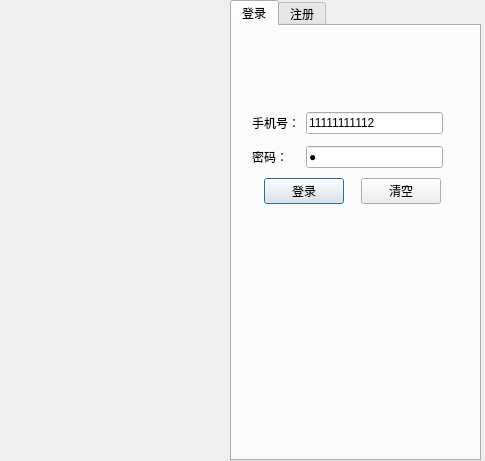
<?xml version="1.0" encoding="UTF-8"?>
<ui version="4.0">
 <class>LoginDia</class>
 <widget class="QDialog" name="LoginDia">
  <property name="geometry">
   <rect>
    <x>0</x>
    <y>0</y>
    <width>485</width>
    <height>461</height>
   </rect>
  </property>
  <property name="windowTitle">
   <string>LoginDia</string>
  </property>
  <widget class="QTabWidget" name="tabWidget">
   <property name="geometry">
    <rect>
     <x>230</x>
     <y>0</y>
     <width>251</width>
     <height>461</height>
    </rect>
   </property>
   <property name="currentIndex">
    <number>0</number>
   </property>
   <widget class="QWidget" name="tab_login">
    <attribute name="title">
     <string>登录</string>
    </attribute>
    <widget class="QWidget" name="layoutWidget">
     <property name="geometry">
      <rect>
       <x>20</x>
       <y>80</y>
       <width>191</width>
       <height>70</height>
      </rect>
     </property>
     <layout class="QGridLayout" name="gridLayout">
      <item row="0" column="0">
       <widget class="QLabel" name="l_tel">
        <property name="text">
         <string>手机号：</string>
        </property>
       </widget>
      </item>
      <item row="1" column="0">
       <widget class="QLabel" name="l_pass">
        <property name="text">
         <string>密码：</string>
        </property>
       </widget>
      </item>
      <item row="1" column="1">
       <widget class="QLineEdit" name="le_pass">
        <property name="text">
         <string>1</string>
        </property>
        <property name="echoMode">
         <enum>QLineEdit::Password</enum>
        </property>
       </widget>
      </item>
      <item row="0" column="1">
       <widget class="QLineEdit" name="le_tel">
        <property name="text">
         <string>11111111112</string>
        </property>
       </widget>
      </item>
     </layout>
    </widget>
    <widget class="QWidget" name="layoutWidget_2">
     <property name="geometry">
      <rect>
       <x>20</x>
       <y>150</y>
       <width>201</width>
       <height>31</height>
      </rect>
     </property>
     <layout class="QHBoxLayout" name="horizontalLayout">
      <item>
       <spacer name="horizontalSpacer_2">
        <property name="orientation">
         <enum>Qt::Horizontal</enum>
        </property>
        <property name="sizeHint" stdset="0">
         <size>
          <width>40</width>
          <height>20</height>
         </size>
        </property>
       </spacer>
      </item>
      <item>
       <widget class="QPushButton" name="pb_login">
        <property name="text">
         <string>登录</string>
        </property>
       </widget>
      </item>
      <item>
       <spacer name="horizontalSpacer">
        <property name="orientation">
         <enum>Qt::Horizontal</enum>
        </property>
        <property name="sizeHint" stdset="0">
         <size>
          <width>40</width>
          <height>20</height>
         </size>
        </property>
       </spacer>
      </item>
      <item>
       <widget class="QPushButton" name="pb_clear">
        <property name="text">
         <string>清空</string>
        </property>
       </widget>
      </item>
      <item>
       <spacer name="horizontalSpacer_3">
        <property name="orientation">
         <enum>Qt::Horizontal</enum>
        </property>
        <property name="sizeHint" stdset="0">
         <size>
          <width>40</width>
          <height>20</height>
         </size>
        </property>
       </spacer>
      </item>
     </layout>
    </widget>
   </widget>
   <widget class="QWidget" name="tab_register">
    <attribute name="title">
     <string>注册</string>
    </attribute>
    <widget class="QWidget" name="layoutWidget_3">
     <property name="geometry">
      <rect>
       <x>10</x>
       <y>70</y>
       <width>231</width>
       <height>121</height>
      </rect>
     </property>
     <layout class="QGridLayout" name="gridLayout_2">
      <item row="0" column="0">
       <widget class="QLabel" name="l_name">
        <property name="text">
         <string>昵称</string>
        </property>
       </widget>
      </item>
      <item row="0" column="1">
       <widget class="QLineEdit" name="le_name">
        <property name="text">
         <string/>
        </property>
       </widget>
      </item>
      <item row="1" column="0">
       <widget class="QLabel" name="l_register_tel">
        <property name="text">
         <string>手机号</string>
        </property>
       </widget>
      </item>
      <item row="1" column="1">
       <widget class="QLineEdit" name="le_register_tel"/>
      </item>
      <item row="2" column="0">
       <widget class="QLabel" name="l_register_pass">
        <property name="text">
         <string>密码</string>
        </property>
       </widget>
      </item>
      <item row="2" column="1">
       <widget class="QLineEdit" name="le_register_pass">
        <property name="echoMode">
         <enum>QLineEdit::Password</enum>
        </property>
       </widget>
      </item>
      <item row="3" column="0">
       <widget class="QLabel" name="l_pass_again">
        <property name="text">
         <string>确认密码</string>
        </property>
       </widget>
      </item>
      <item row="3" column="1">
       <widget class="QLineEdit" name="le_pass_again">
        <property name="echoMode">
         <enum>QLineEdit::Password</enum>
        </property>
       </widget>
      </item>
     </layout>
    </widget>
    <widget class="QWidget" name="layoutWidget_4">
     <property name="geometry">
      <rect>
       <x>10</x>
       <y>230</y>
       <width>221</width>
       <height>22</height>
      </rect>
     </property>
     <layout class="QHBoxLayout" name="horizontalLayout_2">
      <item>
       <widget class="QPushButton" name="pb_register">
        <property name="text">
         <string>注册</string>
        </property>
       </widget>
      </item>
      <item>
       <spacer name="horizontalSpacer_4">
        <property name="orientation">
         <enum>Qt::Horizontal</enum>
        </property>
        <property name="sizeHint" stdset="0">
         <size>
          <width>40</width>
          <height>20</height>
         </size>
        </property>
       </spacer>
      </item>
      <item>
       <widget class="QPushButton" name="pushButton_2">
        <property name="text">
         <string>清空</string>
        </property>
       </widget>
      </item>
     </layout>
    </widget>
   </widget>
  </widget>
  <widget class="QLabel" name="label">
   <property name="geometry">
    <rect>
     <x>0</x>
     <y>0</y>
     <width>241</width>
     <height>461</height>
    </rect>
   </property>
   <property name="text">
    <string/>
   </property>
   <property name="pixmap">
    <pixmap resource="res.qrc">:/images/login.png</pixmap>
   </property>
   <property name="scaledContents">
    <bool>true</bool>
   </property>
  </widget>
 </widget>
 <resources>
  <include location="res.qrc"/>
 </resources>
 <connections/>
</ui>
